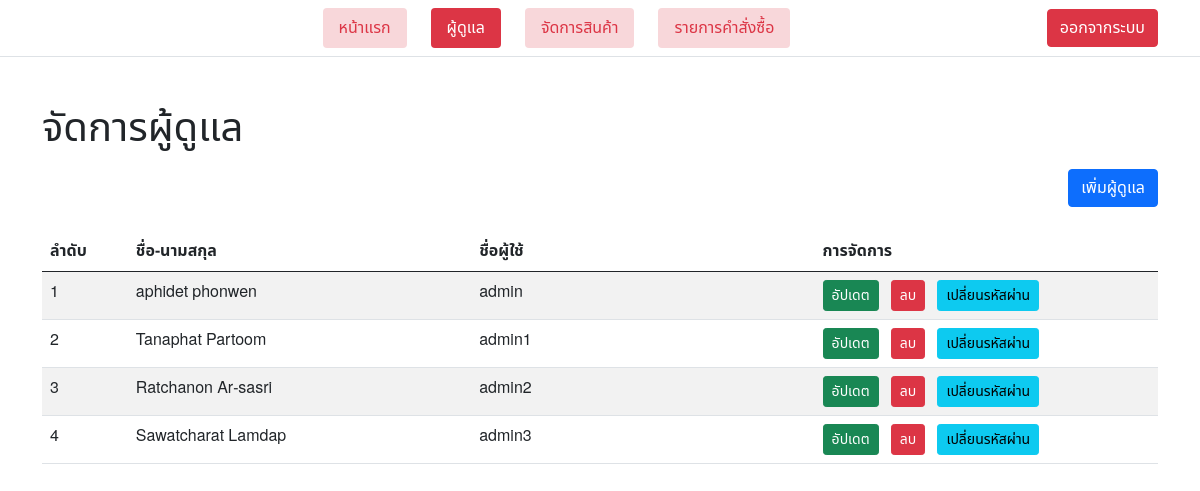
Page /admin/manage_admin.php (signed in) on the committed database.
### tables this page shows
CREATE TABLE `users` (
  `id` int(11) NOT NULL,
  `username` varchar(50) NOT NULL,
  `password` varchar(100) NOT NULL,
  `email` varchar(255) NOT NULL,
  `fullname` varchar(255) NOT NULL,
  `address` text DEFAULT NULL,
  `usertype` varchar(255) NOT NULL
);

### admin/manage_admin.php (the view, shortened to what this page needs)
<?php include('partials/header.php'); ?>
<div class="container mt-5">
    <h1>จัดการผู้ดูแล</h1>
    <button type="button" class="btn btn-primary mt-2 mb-4 float-end" data-bs-toggle="modal" data-bs-target="#addAdminModal">เพิ่มผู้ดูแล</button>
    <table class="table table-striped table-hover">
        <thead>
            <tr>
                <th style="width: 50px;">ลำดับ</th>
                <th style="width: 200px;">ชื่อ-นามสกุล</th>
                <th style="width: 200px;">ชื่อผู้ใช้</th>
                <th style="width: 200px;">การจัดการ</th>
            </tr>
        </thead>
        <tbody>
            <?php
            include('../connect.php');
            $sql = "SELECT * FROM users WHERE usertype='admin'";
            $result = mysqli_query($conn, $sql);
            $row = mysqli_num_rows($result);
            $sn = 1;
            if ($row > 0) {
                while ($data = mysqli_fetch_array($result)) {
                    $id = $data['id'];
                    $fullname = $data['fullname'];
                    $username = $data['username'];
            ?>
                    <tr>
                        <td><?php echo $sn++; ?></td>
                        <td><?php echo $fullname; ?></td>
                        <td><?php echo $username; ?></td>
                        <td>
                            <button type="button" class="btn btn-success btn-sm"
                                data-bs-toggle="modal"
                                data-bs-target="#updateAdminModal"
                                data-id="<?php echo $id; ?>"
                                data-fullname="<?php echo $fullname; ?>"
                                data-username="<?php echo $username; ?>">
                                อัปเดต
                            </button>
                            <a href="#" class="btn btn-danger btn-sm ms-2 me-2 delete_admin" data-id="<?php echo $id; ?>">ลบ</a>
                            <button type="button" class="btn btn-info btn-sm"
                                data-bs-toggle="modal"
                                data-bs-target="#changePasswordAdminModal"
                                data-id="<?php echo $id; ?>">
                                เปลี่ยนรหัสผ่าน
                            </button>
                        </td>
                    </tr>
                <?php
                }
            } else {
                ?>
                <tr>
                    <td colspan="4" class="text-center" style="vertical-align: middle;">ไม่พบข้อมูลผู้ดูแล</td>
                </tr>
            <?php
            }
            ?>
        </tbody>
    </table>
</div>
<?php include('partials/footer.php'); ?>

### admin/css/styles.css (style rules this page uses)
* { font-family: "Noto Sans Thai", "Helvetica Neue", sans-serif; }
html, body { height: 100%; margin: 0; }
body { display: flex; flex-direction: column; }
.container { flex: 1; }
table { table-layout: fixed; width: 100%; }
th, td { text-align: start; word-wrap: break-word; }

### rows in the picture
users: fullname "aphidet phonwen", username "admin"
users: fullname "Tanaphat Partoom", username "admin1"
users: fullname "Ratchanon Ar-sasri", username "admin2"
users: fullname "Sawatcharat Lamdap", username "admin3"
